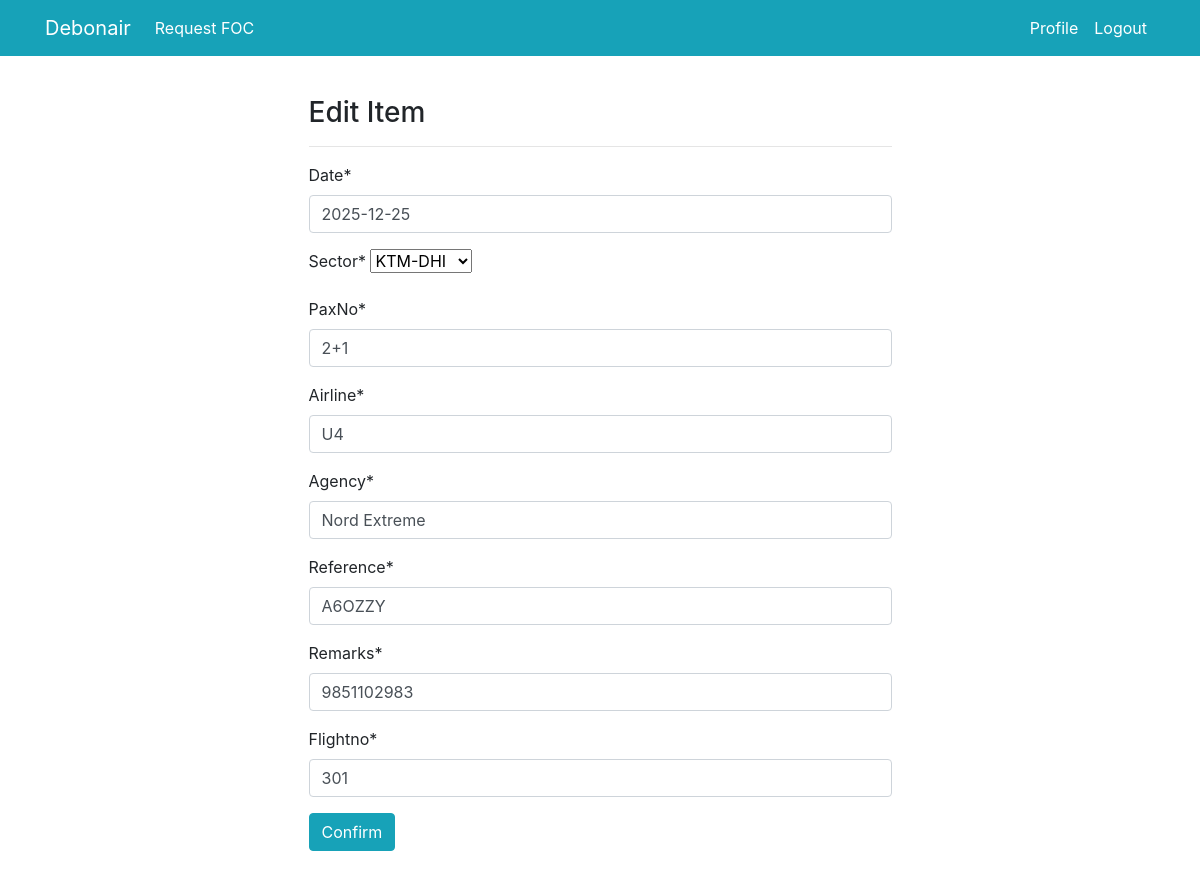
/Confirmed/update/29, run on the app's committed database.
### home/models.py (models this page shows, shortened)
class Confirmed(models.Model):
    date = models.DateField(auto_now=False, auto_now_add=False)
    sector = models.CharField(max_length=50, choices=Sector)
    paxNo = models.CharField(max_length=8)
    agency = models.CharField(max_length=50)
    airline = models.CharField(max_length=15)
    flightno = models.IntegerField()
    remarks = models.CharField(max_length=50)
    reference = models.CharField(max_length=30)
    staff = models.ForeignKey(User, models.CASCADE, null = True)

### home/views.py (the view)
# urls.py: path('Confirmed/update/<int:pk>', confirmed_edit, name = "Confirmed_edit"),
def confirmed_edit(request, pk):
    confirmed = Confirmed.objects.get(id=pk)
    if request.method == "POST":
        form = ConfirmedForm(request.POST, instance = confirmed)
        if form.is_valid():
            form.save()
            return redirect('Confirmed')
    else:
        form = ConfirmedForm(instance= confirmed)
    context = {
        'confirmed':confirmed,
        'form':form
    }
    return render(request, 'dashboard/Confirmed_edit.html', context)

### home/forms.py
class ConfirmedForm(forms.ModelForm):
    class Meta:
        model = Confirmed
        fields = ['date', 'sector', 'paxNo', 'airline', 'agency', 'reference', 'remarks', 'flightno']

### templates/Dashboard/Confirmed_edit.html (shortened to what this page needs)
{% extends 'partials/base.html' %}
{% load crispy_forms_tags %}
{% block content %}
<div class="row my-4">
    <div class="col-md-6 offset-md-3 p-3 bg-white">
        <h3>Edit Item</h3>
        <hr>
        <form method = "POST">
            {{ form|crispy }}
            <input class="btn btn-info" type="submit" value="Confirm">
        </form>
    </div>
</div>
{% endblock %}

### data on the page
Confirmed: date "2025-12-25", sector "KTM-DHI", paxNo "2+1", airline "U4", agency "Nord Extreme", reference "A6OZZY", remarks "9851102983", flightno "301"
